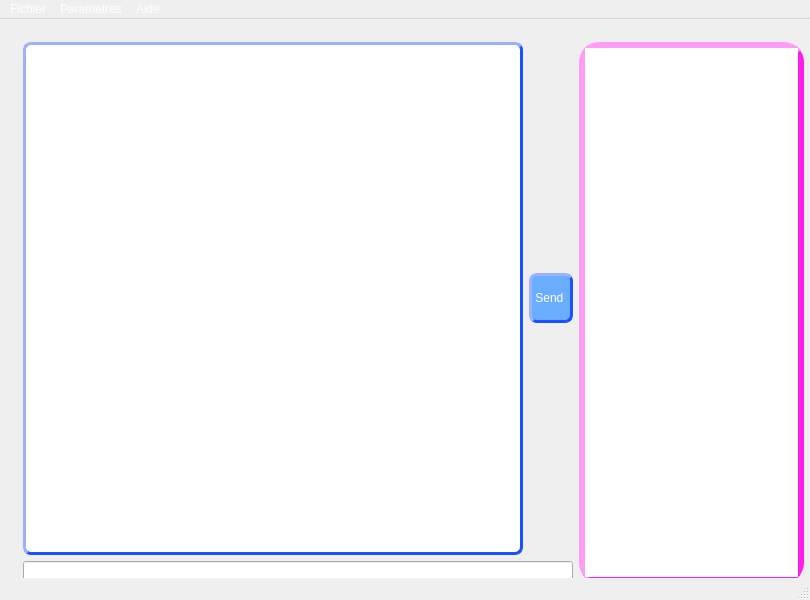
<?xml version="1.0" encoding="UTF-8"?>
<ui version="4.0">
 <class>Accueil</class>
 <widget class="QMainWindow" name="Accueil">
  <property name="geometry">
   <rect>
    <x>0</x>
    <y>0</y>
    <width>810</width>
    <height>600</height>
   </rect>
  </property>
  <property name="minimumSize">
   <size>
    <width>810</width>
    <height>600</height>
   </size>
  </property>
  <property name="maximumSize">
   <size>
    <width>810</width>
    <height>600</height>
   </size>
  </property>
  <property name="windowTitle">
   <string>MainWindow</string>
  </property>
  <property name="styleSheet">
   <string notr="true">background-image: url(:/Images/noir1.jpg);
color: rgb(255, 255, 255);</string>
  </property>
  <widget class="QWidget" name="centralwidget">
   <widget class="QWidget" name="layoutWidget">
    <property name="geometry">
     <rect>
      <x>23</x>
      <y>23</y>
      <width>781</width>
      <height>541</height>
     </rect>
    </property>
    <layout class="QHBoxLayout" name="horizontalLayout_2">
     <item>
      <layout class="QVBoxLayout" name="verticalLayout_2">
       <item>
        <layout class="QHBoxLayout" name="horizontalLayout">
         <item>
          <widget class="QTextEdit" name="chat">
           <property name="minimumSize">
            <size>
             <width>500</width>
             <height>0</height>
            </size>
           </property>
           <property name="styleSheet">
            <string notr="true">background-color: rgb(255, 255, 255);
selection-background-color: rgb(255, 255, 255);
color: rgb(255, 255, 255);
font: 75 italic 9pt &quot;Raavi&quot;;
font: 8pt &quot;Comic Sans MS&quot;;
 border-style: outset;
    border-width:3px;
    border-radius: 8px;
border-color:rgb(28, 81, 255);</string>
           </property>
          </widget>
         </item>
         <item>
          <widget class="QPushButton" name="send">
           <property name="maximumSize">
            <size>
             <width>50</width>
             <height>50</height>
            </size>
           </property>
           <property name="styleSheet">
            <string notr="true">background-color:rgb(106, 173, 255);
selection-background-color: rgb(255, 255, 255);
color: rgb(255, 255, 255);
font: 75 italic 9pt &quot;Raavi&quot;;
font: 8pt &quot;Comic Sans MS&quot;;
 border-style: outset;
    border-width:3px;
    border-radius: 8px;
border-color:rgb(28, 81, 255);</string>
           </property>
           <property name="text">
            <string> Send  </string>
           </property>
          </widget>
         </item>
        </layout>
       </item>
       <item>
        <widget class="QLineEdit" name="saisie">
         <property name="styleSheet">
          <string notr="true">border-color:rgb(28, 81, 255);</string>
         </property>
        </widget>
       </item>
      </layout>
     </item>
     <item>
      <layout class="QVBoxLayout" name="verticalLayout">
       <item>
        <widget class="QListWidget" name="listWidget">
         <property name="minimumSize">
          <size>
           <width>0</width>
           <height>300</height>
          </size>
         </property>
         <property name="maximumSize">
          <size>
           <width>300</width>
           <height>16777215</height>
          </size>
         </property>
         <property name="styleSheet">
          <string notr="true"> border-style: outset;
    border-width:6px;
    border-radius:20px;
border-color:rgb(255, 30, 233);
font: 75 italic 11pt &quot;Mangal&quot;;</string>
         </property>
        </widget>
       </item>
      </layout>
     </item>
    </layout>
   </widget>
  </widget>
  <widget class="QMenuBar" name="menubar">
   <property name="geometry">
    <rect>
     <x>0</x>
     <y>0</y>
     <width>810</width>
     <height>18</height>
    </rect>
   </property>
   <widget class="QMenu" name="menuVe">
    <property name="title">
     <string>Fichier</string>
    </property>
   </widget>
   <widget class="QMenu" name="menuParametres">
    <property name="title">
     <string>Parametres</string>
    </property>
    <addaction name="actionEnregistrer_la_discussion"/>
    <addaction name="actionChanger_couleur"/>
   </widget>
   <widget class="QMenu" name="menuAide">
    <property name="title">
     <string>Aide</string>
    </property>
   </widget>
   <addaction name="menuVe"/>
   <addaction name="menuParametres"/>
   <addaction name="menuAide"/>
  </widget>
  <widget class="QStatusBar" name="statusbar"/>
  <action name="actionEnregistrer_la_discussion">
   <property name="text">
    <string>Enregistrer la discussion</string>
   </property>
  </action>
  <action name="actionChanger_couleur">
   <property name="text">
    <string>Changer couleur</string>
   </property>
  </action>
 </widget>
 <resources/>
 <connections/>
</ui>
